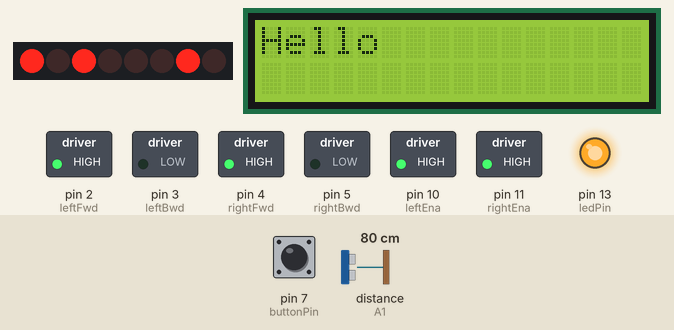
This sketch was run on a simulated Arduino Uno, built with avr-gcc and run on an emulated ATmega328P. On the bench: 8 shift-register outputs drawn as a row of LEDs (first output left, lit = HIGH), 16×2 character LCD, switched loads named in the sketch (green lamp = pin HIGH), output pins drawn as LEDs (lit = HIGH). Wiring (inferred from the names in the program): shift register (74HC595): data pin 9; shift clock pin 8; latch pin 12. Wiring (inferred from the signals the program sends): row of LEDs: on Q0, Q1, Q2, Q3, Q4, Q5, Q6, Q7. The test bench sets the inputs (shaded band); at power-on: pin 7 (buttonPin) HIGH, distance to the obstacle (sensor on A1) 80 cm. The echo pulse lasts 58.3 µs per cm; pins used as bus, display or sensor lines are not drawn; what the sketch prints to the serial monitor is not drawn.

Above: at 1.6 s.
1.7 s: pin 7 (buttonPin) pulled LOW for 1 s
At 4.1 s:
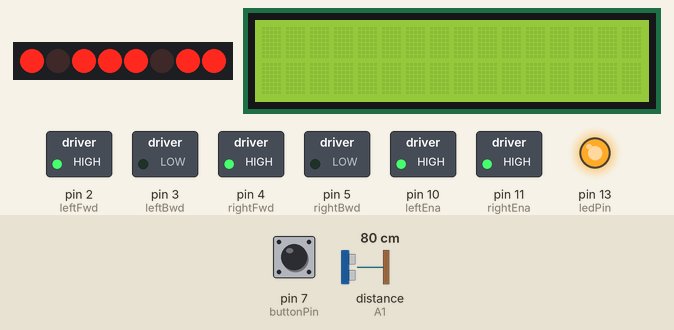
5.9 s: pin 7 (buttonPin) pulled LOW for 3.2 s
At 7.5 s:
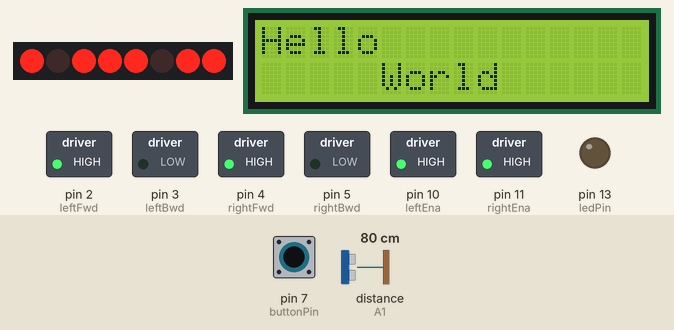
10.9 s: pin 7 (buttonPin) pulled LOW for 1 s
At 11.5 s:
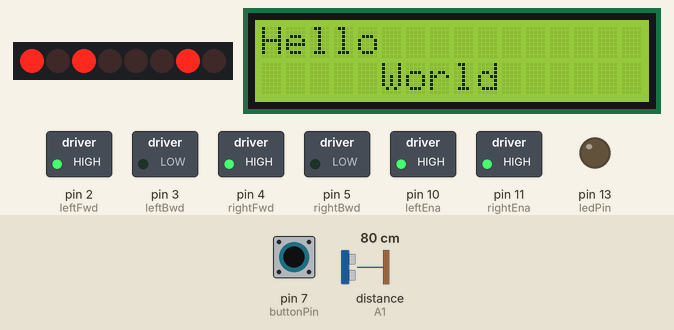
15.1 s: pin 7 (buttonPin) driven LOW
At 16.3 s:
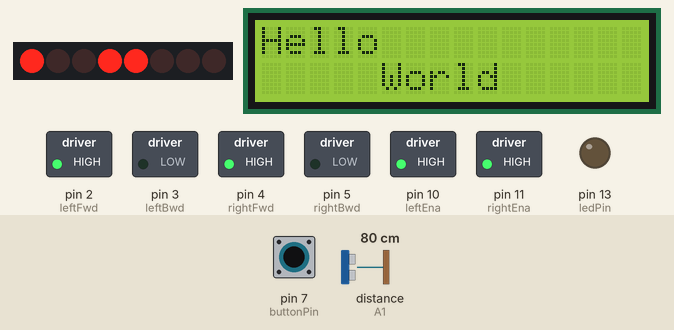
18.3 s: pin 7 (buttonPin) driven HIGH
21.5 s: pin 7 (buttonPin) driven LOW
Timing chart, 0 to 25.7 s (numbered marks = the images above; inputs shaded):
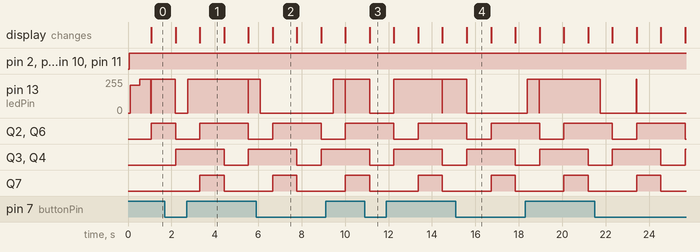

The sketch:

integration.ino
```cpp
#include <Wire.h>
#include <LCD.h>
#include <LiquidCrystal_I2C.h>
#include <NewPing.h>

// Timing, State management
unsigned long currMillis = 0;
unsigned long sSegPrevMillis = 0;
char sSegState = 0;
unsigned long lcdPrevMillis = 0;
char lcdState = 0;
unsigned long usPrevMillis = 0;

// 7-segment
const int latchPin = 12;
const int clockPin = 8;
const int dataPin = 9;
int data[3] = {0b10111010, 0b11100110, 0b00100010};

// Limit switch
const int buttonPin = 7;
const int ledPin = 13;

// LCD
const int lcdAddr = 0x3f;
const int rows = 2;
const int cols = 16;
LiquidCrystal_I2C lcd(lcdAddr, 2, 1, 0, 4, 5, 6, 7); // Magic Number

// Motor
const int leftFwd = 2;
const int leftEna = 10;
const int leftBwd = 3;
const int rightFwd = 4;
const int rightEna = 11;
const int rightBwd = 5;

// Ultrasonic
const int trigPin = A0;
const int echoPin = A1;
NewPing sonar(trigPin, echoPin, 200);

void runSevenSegment();
void runrunLimitSwitch();
void runLcd();
void runrunUltrasonic();

void setup() {
    // Serial
    Serial.begin(9600);

    // 7-segment
    pinMode(latchPin, OUTPUT);
	pinMode(clockPin, OUTPUT);
	pinMode(dataPin, OUTPUT);

    // Limit switch
    pinMode(buttonPin, INPUT);
    pinMode(ledPin, OUTPUT);

    // LCD
    lcd.begin(cols, rows);
    lcd.setBacklightPin(3, POSITIVE);

    // Motor
    pinMode(leftFwd, OUTPUT);
    pinMode(leftEna, OUTPUT);
    pinMode(leftBwd, OUTPUT);
    pinMode(rightFwd, OUTPUT);
    pinMode(rightEna, OUTPUT);
    pinMode(rightBwd, OUTPUT);

    // Ultrasonic
    // None
}

void loop() {
    // Timing
    currMillis = millis();

    runSevenSegment();
    runLimitSwitch();
    runLcd();
    runMotor();
    runUltrasonic();

}

void runSevenSegment() {
    if (currMillis - sSegPrevMillis > 1000) {
        sSegPrevMillis = currMillis;

        digitalWrite(latchPin, LOW);
        shiftOut(dataPin, clockPin, MSBFIRST, ~data[sSegState]);
        digitalWrite(latchPin, HIGH);
        sSegState = (sSegState + 1) % 3;
    }
}

void runLcd() {
    if (currMillis - lcdPrevMillis > 1000) {
        lcdPrevMillis = currMillis;

        switch (lcdState) {
            case 0:
                lcd.setBacklight(HIGH);
                lcd.home();
                lcd.print("Hello");
                break;

            case 1:
                lcd.setCursor(5, 1);
                lcd.print("World");
                break;

            case 2:
                lcd.clear();
                break;

            default:
                lcd.setBacklight(LOW);
        }

        lcdState = (lcdState + 1) % 4;
    }
}

void runLimitSwitch() {
    digitalWrite(ledPin, !digitalRead(buttonPin));
}

void runMotor() {
    digitalWrite(13, !digitalRead(13));
    digitalWrite(leftFwd, HIGH);
    digitalWrite(leftBwd, LOW);
    digitalWrite(rightFwd, HIGH);
    digitalWrite(rightBwd, LOW);

    digitalWrite(leftEna, HIGH);
    digitalWrite(rightEna, HIGH);

    // unsigned long t = currMillis / 25;
    // int pwm = 255 - (t % 256);
    // if (pwm < 128)
    //     pwm = 255 - pwm;
    // analogWrite(leftEna, pwm);
    // analogWrite(rightEna, pwm);
}

void runUltrasonic() {
    if (currMillis - usPrevMillis > 500) {
        usPrevMillis = currMillis;

        unsigned long ping = sonar.ping_median(20);
        Serial.print("Ping: ");
        Serial.println(sonar.convert_cm(ping));
    }
}
```

Measured:
- after the input at 15.1 s, pin 13 (ledPin): 255/255 → 0/255 after 0.50 s
- what the display in image 1 shows lasts 1.1 s, from 3.3 s to 4.4 s
